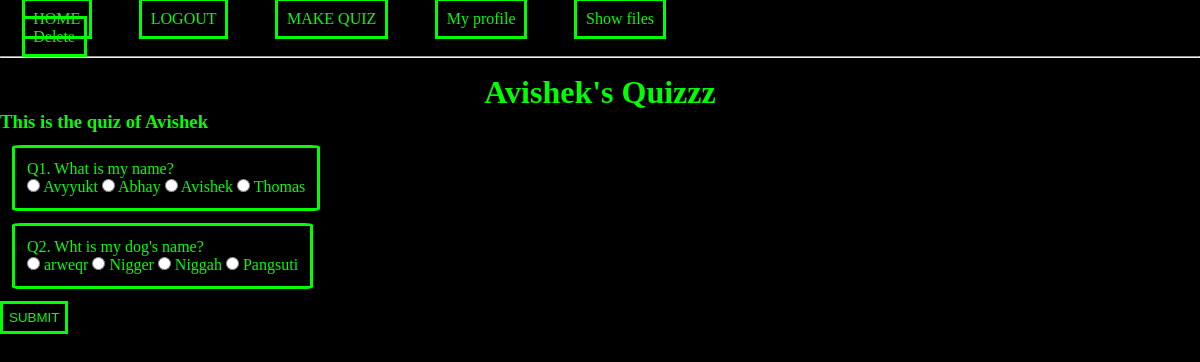
The page /quiz_taker/1 (signed in) on the database as committed earlier.
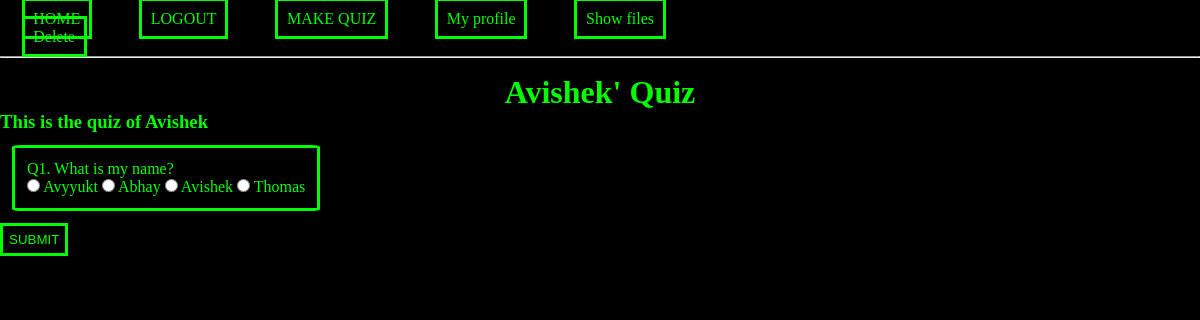
The same page on the database as committed later.
### website/models.py (models this page shows)
class Quiz(db.Model):
    __tablename__ = 'quizzes'
    quiz_id = db.Column(db.Integer, primary_key=True)
    user_id = db.Column(db.Integer, db.ForeignKey('users.id'))
    quiz_title = db.Column(db.String)
    quiz_description = db.Column(db.String)
    user = db.relationship("User")

class Question(db.Model):
    __tablename__ = 'questions'
    question_id = db.Column(db.Integer, primary_key=True)
    quiz_id = db.Column(db.Integer, db.ForeignKey('quizzes.quiz_id'))
    question_text = db.Column(db.String)
    quiz = db.relationship("Quiz")

class Option(db.Model):
    __tablename__ = 'options'
    option_id = db.Column(db.Integer, primary_key=True)
    question_id = db.Column(db.Integer, db.ForeignKey('questions.question_id'))
    option_text = db.Column(db.String)
    is_correct = db.Column(db.Boolean)
    question = db.relationship("Question")

### website/views.py (the view, shortened to what this page needs)
@views.route('/quiz_taker/<quizz_id>', methods = ['GET' , 'POST'])
@login_required
def take_quiz(quizz_id):
    quiz_query = Quiz.query.filter(Quiz.quiz_id == quizz_id).first()
    question_query = Question.query.filter(Question.quiz_id == quizz_id).all()
    option_query = []
    for x in question_query:
        option  = Option.query.filter(Option.question_id == x.question_id).all()
        random.shuffle(option)
        option_query.append(option)
    return render_template("quiz_taker.html",user = current_user, quiz_query= quiz_query, question_query = question_query,option_query = option_query)

### website/__init__.py (called while the page is built)
def create_app():
    app = Flask(__name__)
    app.config['SECRET_KEY'] = 'delta_<3'
    app.config['SQLALCHEMY_DATABASE_URI'] = f'sqlite:///{DB_NAME}'
    db.init_app(app)
    from .views import views
    from .auth import auth
    app.register_blueprint(views, url_prefix = '/')
    app.register_blueprint(auth, url_prefix = '/')
    from .models import User
    with app.app_context():
        db.create_all()
    login_manager = LoginManager()
    login_manager.login_view = 'auth.login'
    login_manager.init_app(app)
    @login_manager.user_loader
    def load_user(id):
        return User.query.get(int(id))
    return app

### website/templates/quiz_taker.html (shortened to what this page needs)
{%extends "base.html"%}
{%block head%}
<link rel="stylesheet" href= "{{ url_for('static',filename='styles/quiz_taker.css') }}">
{%endblock%}
{%block content%}
<h1 align = "center">{{quiz_query.quiz_title}}</h1>
<h3> {{quiz_query.quiz_description}} </h3>
<form method="post" class="form">
{% for i in range(question_query|length) %}
    {% set question = question_query[i] %}
    <div class="question_box">
        <label class="question">
        Q{{i+1}}.
        {{ question.question_text }}?
        </label>
        <br>
        {% for x in option_query[i] %}
            <input type="radio" class="option" name="{{i+1}}" value="{{ x.option_text }}"/>
            <label for="text"> {{ x.option_text }}</label>
        {% endfor %}
    </div>
{% endfor %}
<button type="submit" class="sbmt_btn">SUBMIT</button>
</form>
{%endblock%}

Rows that differ between the two databases and show on the page:
removed Question: question_text "Wht is my dog's name"
removed Option: option_text "arweqr", shown under "2"
removed Option: option_text "Nigger", shown under "2"
removed Option: option_text "Niggah", shown under "2"
removed Option: option_text "Pangsuti", shown under "2"
changed Quiz "This is the quiz of Avishek": quiz_title "Avishek's Quizzz" → "Avishek' Quiz"
Other text that changed with them:
list line gone: "Q 2 . ?"
